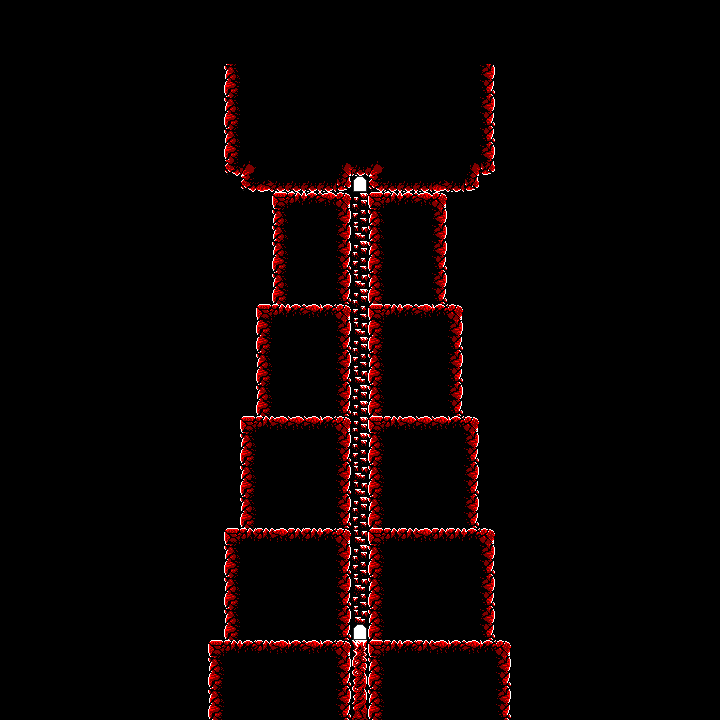

A level layout from a 2D game, rendered from its tile map. Below: a short description, then the map file with tile-grid data replaced by summaries:
An orthogonal 45x45 tile map with 16x16 px tiles, 4 tile layers (Floor, Top Floor, Walls, Top Walls), 1 hidden layer not drawn and 74 objects (70x NPC, 2x exit, 2x entrance).

<map version="1.0" tiledversion="1.0.1" orientation="orthogonal" renderorder="right-down" width="45" height="45" tilewidth="16" tileheight="16" nextobjectid="113">
 <tileset firstgid="1" name="tiles_inner" tilewidth="16" tileheight="16" tilecount="256" columns="16">
  <image source="../../images/tiles/tiles_volcano.png" width="256" height="256" />
 </tileset>
 <objectgroup name="Objects" visible="0">
  <object id="112" name="lava 69" type="NPC" x="256" y="736" width="16" height="16" />
  <object id="111" name="lava 68" type="NPC" x="256" y="720" width="16" height="16" />
  <object id="110" name="lava 67" type="NPC" x="256" y="704" width="16" height="16" />
  <object id="109" name="lava 66" type="NPC" x="256" y="688" width="16" height="16" />
  <object id="108" name="lava 65" type="NPC" x="256" y="672" width="16" height="16" />
  <object id="107" name="lava 64" type="NPC" x="256" y="656" width="16" height="16" />
  <object id="106" name="lava 63" type="NPC" x="256" y="640" width="16" height="16" />
  <object id="105" name="lava 62" type="NPC" x="448" y="736" width="16" height="16" />
  <object id="104" name="lava 61" type="NPC" x="448" y="720" width="16" height="16" />
  <object id="103" name="lava 60" type="NPC" x="448" y="704" width="16" height="16" />
  <object id="102" name="lava 59" type="NPC" x="448" y="688" width="16" height="16" />
  <object id="101" name="lava 58" type="NPC" x="448" y="672" width="16" height="16" />
  <object id="100" name="lava 57" type="NPC" x="448" y="656" width="16" height="16" />
  <object id="99" name="lava 56" type="NPC" x="448" y="640" width="16" height="16" />
  <object id="92" name="lava 55" type="NPC" x="272" y="624" width="16" height="16" />
  <object id="91" name="lava 54" type="NPC" x="272" y="608" width="16" height="16" />
  <object id="90" name="lava 53" type="NPC" x="272" y="592" width="16" height="16" />
  <object id="89" name="lava 52" type="NPC" x="272" y="576" width="16" height="16" />
  <object id="88" name="lava 51" type="NPC" x="272" y="560" width="16" height="16" />
  <object id="87" name="lava 50" type="NPC" x="272" y="544" width="16" height="16" />
  <object id="86" name="lava 49" type="NPC" x="272" y="528" width="16" height="16" />
  <object id="84" name="lava 48" type="NPC" x="288" y="512" width="16" height="16" />
  <object id="83" name="lava 47" type="NPC" x="288" y="496" width="16" height="16" />
  <object id="82" name="lava 46" type="NPC" x="288" y="480" width="16" height="16" />
  <object id="81" name="lava 45" type="NPC" x="288" y="464" width="16" height="16" />
  <object id="80" name="lava 44" type="NPC" x="288" y="448" width="16" height="16" />
  <object id="79" name="lava 43" type="NPC" x="288" y="432" width="16" height="16" />
  <object id="78" name="lava 42" type="NPC" x="288" y="416" width="16" height="16" />
  <object id="77" name="lava 41" type="NPC" x="304" y="400" width="16" height="16" />
  <object id="76" name="lava 40" type="NPC" x="304" y="384" width="16" height="16" />
  <object id="75" name="lava 39" type="NPC" x="304" y="368" width="16" height="16" />
  <object id="74" name="lava 38" type="NPC" x="304" y="352" width="16" height="16" />
  <object id="73" name="lava 37" type="NPC" x="304" y="336" width="16" height="16" />
  <object id="72" name="lava 36" type="NPC" x="304" y="320" width="16" height="16" />
  <object id="71" name="lava 35" type="NPC" x="304" y="304" width="16" height="16" />
  <object id="70" name="lava 34" type="NPC" x="320" y="288" width="16" height="16" />
  <object id="69" name="lava 33" type="NPC" x="320" y="272" width="16" height="16" />
  <object id="68" name="lava 32" type="NPC" x="320" y="256" width="16" height="16" />
  <object id="67" name="lava 31" type="NPC" x="320" y="240" width="16" height="16" />
  <object id="66" name="lava 30" type="NPC" x="320" y="224" width="16" height="16" />
  <object id="65" name="lava 29" type="NPC" x="320" y="208" width="16" height="16" />
  <object id="64" name="lava 28" type="NPC" x="320" y="192" width="16" height="16" />
  <object id="63" name="lava 27" type="NPC" x="432" y="624" width="16" height="16" />
  <object id="62" name="lava 26" type="NPC" x="432" y="608" width="16" height="16" />
  <object id="61" name="lava 25" type="NPC" x="432" y="592" width="16" height="16" />
  <object id="60" name="lava 24" type="NPC" x="432" y="576" width="16" height="16" />
  <object id="59" name="lava 23" type="NPC" x="432" y="560" width="16" height="16" />
  <object id="58" name="lava 22" type="NPC" x="432" y="544" width="16" height="16" />
  <object id="57" name="lava 21" type="NPC" x="432" y="528" width="16" height="16" />
  <object id="56" name="lava 20" type="NPC" x="416" y="512" width="16" height="16" />
  <object id="55" name="lava 19" type="NPC" x="416" y="496" width="16" height="16" />
  <object id="54" name="lava 18" type="NPC" x="416" y="480" width="16" height="16" />
  <object id="53" name="lava 17" type="NPC" x="416" y="464" width="16" height="16" />
  <object id="52" name="lava 16" type="NPC" x="416" y="448" width="16" height="16" />
  <object id="51" name="lava 15" type="NPC" x="416" y="432" width="16" height="16" />
  <object id="50" name="lava 14" type="NPC" x="416" y="416" width="16" height="16" />
  <object id="49" name="lava 13" type="NPC" x="400" y="400" width="16" height="16" />
  <object id="48" name="lava 12" type="NPC" x="400" y="384" width="16" height="16" />
  <object id="47" name="lava 11" type="NPC" x="400" y="368" width="16" height="16" />
  <object id="46" name="lava 10" type="NPC" x="400" y="352" width="16" height="16" />
  <object id="45" name="lava 9" type="NPC" x="400" y="336" width="16" height="16" />
  <object id="44" name="lava 8" type="NPC" x="400" y="320" width="16" height="16" />
  <object id="43" name="lava 7" type="NPC" x="400" y="304" width="16" height="16" />
  <object id="42" name="lava 6" type="NPC" x="384" y="288" width="16" height="16" />
  <object id="41" name="lava 5" type="NPC" x="384" y="272" width="16" height="16" />
  <object id="40" name="lava 4" type="NPC" x="384" y="256" width="16" height="16" />
  <object id="36" name="lava 3" type="NPC" x="384" y="240" width="16" height="16" />
  <object id="37" name="lava 2" type="NPC" x="384" y="224" width="16" height="16" />
  <object id="38" name="lava 1" type="NPC" x="384" y="208" width="16" height="16" />
  <object id="39" name="lava 0" type="NPC" x="384" y="192" width="16" height="16" />
  </objectgroup>
 <layer name="Floor" width="45" height="45">
  <properties>
   <property name="edgeExitNextEntID" type="int" value="8" />
   <property name="edgeExitNextMapName" value="worldmap.tmx" />
   <property name="tileset" value="tiles_inner" />
  </properties>
  <data>[2025 cells, 2025 non-empty, 1 distinct tile ids]</data>
 </layer>
 <layer name="Top Floor" width="45" height="45">
  <properties>
   <property name="tileset" value="tiles_inner" />
  </properties>
  <data>[2025 cells, 29 non-empty, 4 distinct tile ids]</data>
 </layer>
 <layer name="Walls" width="45" height="45">
  <properties>
   <property name="collidable" value="true" />
   <property name="tileset" value="tiles_inner" />
  </properties>
  <data>[2025 cells, 220 non-empty, 19 distinct tile ids]</data>
 </layer>
 <layer name="Top Walls" width="45" height="45">
  <properties>
   <property name="tileset" value="tiles_inner" />
  </properties>
  <data>[2025 cells, 0 non-empty, 0 distinct tile ids]</data>
 </layer>
 <layer name="Overhead" width="45" height="45" visible="0">
  <properties>
   <property name="overhead" value="true" />
   <property name="tileset" value="tiles_inner" />
  </properties>
  <data>[2025 cells, 0 non-empty, 0 distinct tile ids]</data>
 </layer>
</map>
<!-- 4 of 74 objects omitted -->
